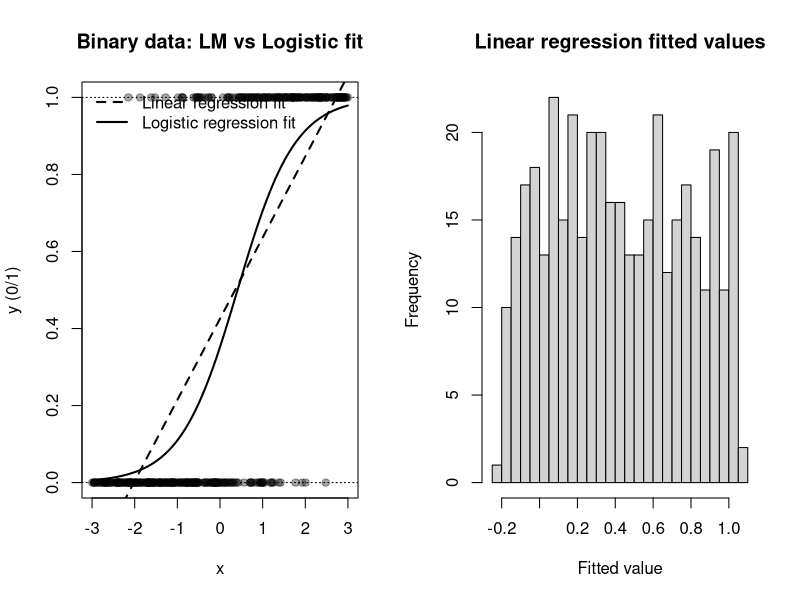
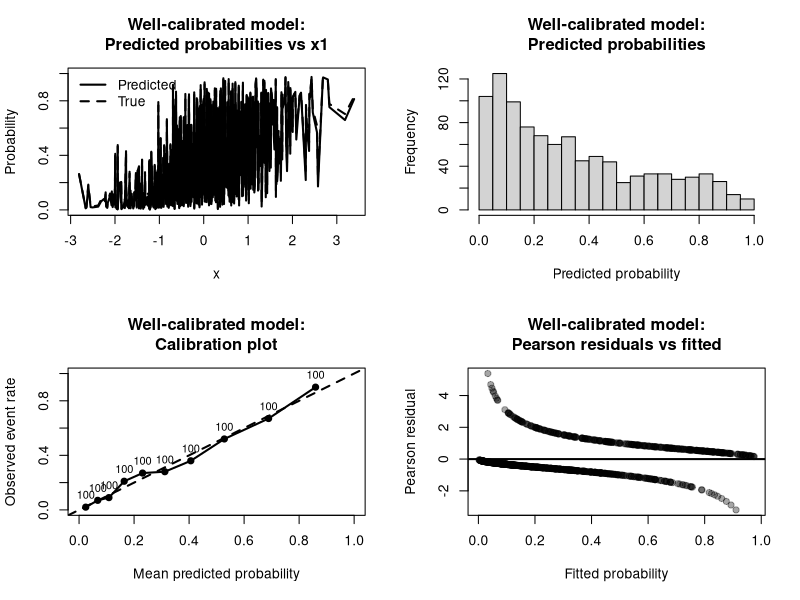
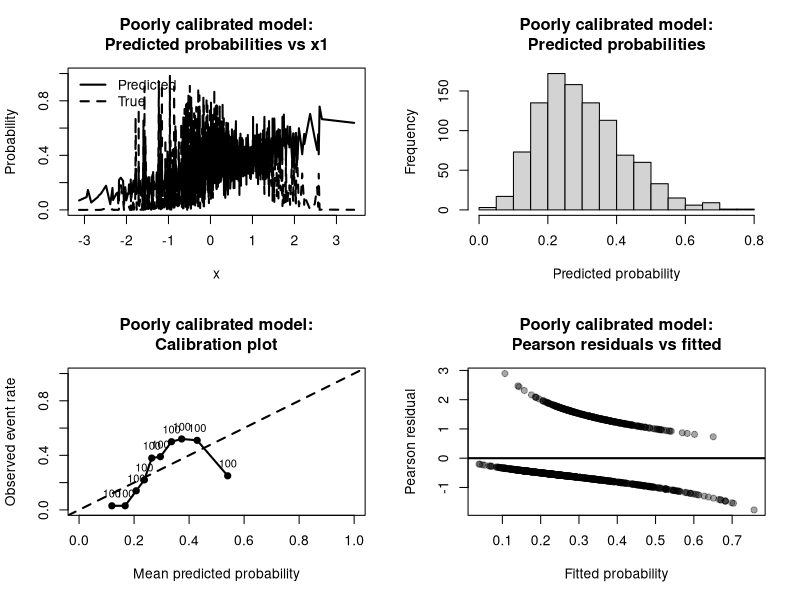
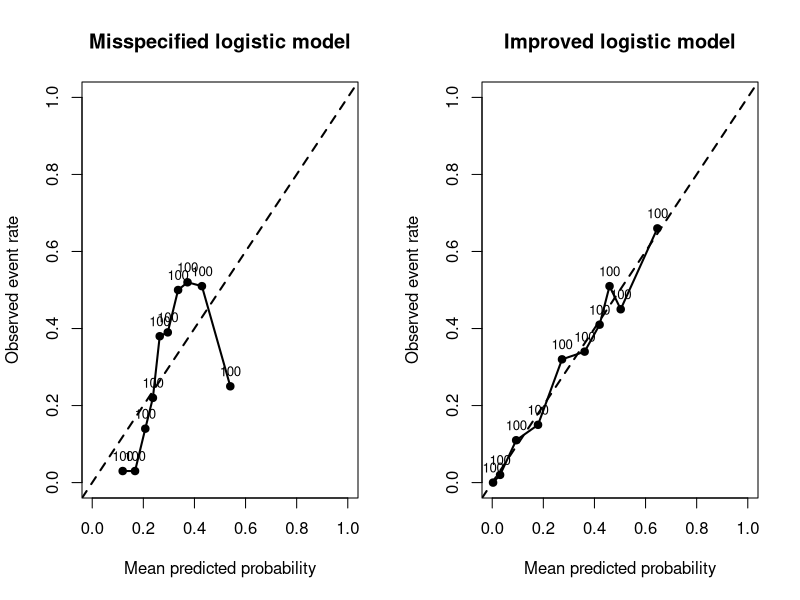

R code for these plots, in order:
## ============================================================
## SIMPLE LOGISTIC REGRESSION DEMO IN R USING FAKE DATA
##
## This script shows:
## 1. Why linear regression is not appropriate for binary data
## 2. A well-calibrated logistic regression example
## 3. A poorly calibrated logistic regression example
##
## Included plots:
## - scatterplots of binary data with fitted probabilities
## - calibration plots
## - histograms of predicted probabilities
##
## ============================================================

set.seed(123)

## ------------------------------------------------------------
## 0. Helper functions
## ------------------------------------------------------------

inv_logit <- function(x) {
  1 / (1 + exp(-x))
}

calibration_plot <- function(y, phat, n_bins = 10, main = "Calibration Plot") {
  # Bin by quantiles of predicted probability
  probs <- seq(0, 1, length.out = n_bins + 1)
  breaks <- quantile(phat, probs = probs, na.rm = TRUE)
  breaks <- unique(breaks)
  
  # If too few unique breakpoints, fall back to equally spaced bins
  if (length(breaks) < 3) {
    breaks <- seq(min(phat), max(phat), length.out = n_bins + 1)
  }
  
  bin <- cut(phat, breaks = breaks, include.lowest = TRUE)
  
  mean_pred <- tapply(phat, bin, mean)
  obs_rate  <- tapply(y, bin, mean)
  counts    <- tapply(y, bin, length)
  
  plot(mean_pred, obs_rate,
       xlim = c(0, 1), ylim = c(0, 1),
       pch = 19,
       xlab = "Mean predicted probability",
       ylab = "Observed event rate",
       main = main)
  
  abline(0, 1, lwd = 2, lty = 2)   # ideal calibration
  lines(mean_pred, obs_rate, lwd = 2)
  
  text(mean_pred, obs_rate, labels = counts, pos = 3, cex = 0.8)
  
  invisible(data.frame(
    mean_pred = mean_pred,
    obs_rate = obs_rate,
    n = counts
  ))
}

classification_scatter <- function(x, y, phat_lm, phat_glm, main = "") {
  plot(x, y,
       pch = 19, col = rgb(0, 0, 0, 0.35),
       xlab = "x", ylab = "y (0/1)",
       main = main)
  
  ord <- order(x)
  lines(x[ord], phat_lm[ord], lwd = 2, lty = 2)
  lines(x[ord], phat_glm[ord], lwd = 2)
  
  abline(h = 0, lty = 3)
  abline(h = 1, lty = 3)
  
  legend("topleft",
         legend = c("Linear regression fit", "Logistic regression fit"),
         lty = c(2, 1), lwd = 2, bty = "n")
}

probability_plot <- function(x, phat, true_p = NULL, main = "Predicted probabilities") {
  ord <- order(x)
  plot(x[ord], phat[ord],
       type = "l", lwd = 2,
       ylim = c(0, 1),
       xlab = "x", ylab = "Probability",
       main = main)
  
  if (!is.null(true_p)) {
    lines(x[ord], true_p[ord], lwd = 2, lty = 2)
    legend("topleft",
           legend = c("Predicted", "True"),
           lty = c(1, 2), lwd = 2, bty = "n")
  }
}

## ------------------------------------------------------------
## 1. Comparison of linear regression to logistic regression
##    on binary data
## ------------------------------------------------------------

n <- 400
x <- runif(n, -3, 3)

# True probability model
eta_true <- -0.5 + 1.4 * x
p_true <- inv_logit(eta_true)
y <- rbinom(n, size = 1, prob = p_true)

dat <- data.frame(x = x, y = y)

# Fit linear regression (incorrect model for binary data)
fit_lm <- lm(y ~ x, data = dat)

# Fit logistic regression (appropriate model)
fit_glm <- glm(y ~ x, family = binomial, data = dat)

# Predicted values
phat_lm <- predict(fit_lm)
phat_glm <- predict(fit_glm, type = "response")

cat("\n============================================================\n")
cat("1. Linear regression vs logistic regression on binary data\n")
cat("============================================================\n")
cat("\n--- Linear regression summary ---\n")
print(summary(fit_lm))

cat("\n--- Logistic regression summary ---\n")
print(summary(fit_glm))

cat("\nRange of linear regression fitted values:\n")
print(range(phat_lm))

cat("\nRange of logistic regression fitted probabilities:\n")
print(range(phat_glm))

par(mfrow = c(1, 2))

classification_scatter(
  x, y,
  phat_lm = phat_lm,
  phat_glm = phat_glm,
  main = "Binary data: LM vs Logistic fit"
)

hist(phat_lm,
     breaks = 20,
     main = "Linear regression fitted values",
     xlab = "Fitted value")

par(mfrow = c(1, 1))

cat("\nInterpretation:\n")
cat("* Linear regression can produce fitted values below 0 or above 1.\n")
cat("* Logistic regression keeps fitted probabilities in [0, 1].\n")
cat("* Logistic regression also captures the nonlinear mean pattern implied by binary data.\n")

## ------------------------------------------------------------
## 2. Well-calibrated logistic regression example
## ------------------------------------------------------------

# Simulate a fresh dataset from the same model we will fit
n2 <- 1000
x1 <- rnorm(n2)
x2 <- rnorm(n2)

eta_well <- -0.8 + 1.0 * x1 - 1.2 * x2
p_well <- inv_logit(eta_well)
y_well <- rbinom(n2, size = 1, prob = p_well)

dat_well <- data.frame(y = y_well, x1 = x1, x2 = x2)

# Fit the correct logistic model
fit_well <- glm(y ~ x1 + x2, family = binomial, data = dat_well)
phat_well <- predict(fit_well, type = "response")

cat("\n============================================================\n")
cat("2. Well-calibrated logistic regression example\n")
cat("============================================================\n")
cat("\n--- Well-calibrated model summary ---\n")
print(summary(fit_well))

par(mfrow = c(2, 2))

# Predicted probabilities vs x1
probability_plot(
  x = dat_well$x1,
  phat = phat_well,
  true_p = p_well,
  main = "Well-calibrated model:\nPredicted probabilities vs x1"
)

# Predicted probability histogram
hist(phat_well,
     breaks = 20,
     main = "Well-calibrated model:\nPredicted probabilities",
     xlab = "Predicted probability")

# Calibration plot
calibration_plot(
  y = dat_well$y,
  phat = phat_well,
  n_bins = 10,
  main = "Well-calibrated model:\nCalibration plot"
)

# Pearson residuals vs fitted
pearson_resid_well <- residuals(fit_well, type = "pearson")
plot(phat_well, pearson_resid_well,
     pch = 19, col = rgb(0, 0, 0, 0.35),
     xlab = "Fitted probability",
     ylab = "Pearson residual",
     main = "Well-calibrated model:\nPearson residuals vs fitted")
abline(h = 0, lwd = 2)

par(mfrow = c(1, 1))

cat("\nInterpretation:\n")
cat("* This model is well calibrated because the fitted model matches the true data-generating mechanism.\n")
cat("* The calibration plot should lie close to the 45-degree line.\n")
cat("* Predicted probabilities should track the true probabilities reasonably well.\n")

## ------------------------------------------------------------
## 3. Poorly calibrated logistic regression example
## ------------------------------------------------------------

# Simulate data from a more complex truth
n3 <- 1000
x1_bad <- rnorm(n3)
x2_bad <- rnorm(n3)

# True model includes nonlinearity and interaction
eta_bad_true <- -0.6 + 1.1 * x1_bad - 1.0 * x2_bad + 1.2 * (x1_bad * x2_bad) - 0.9 * (x1_bad^2)
p_bad_true <- inv_logit(eta_bad_true)
y_bad <- rbinom(n3, size = 1, prob = p_bad_true)

dat_bad <- data.frame(y = y_bad, x1 = x1_bad, x2 = x2_bad)

# Fit a misspecified model that omits the interaction and quadratic term
fit_bad <- glm(y ~ x1 + x2, family = binomial, data = dat_bad)
phat_bad <- predict(fit_bad, type = "response")

cat("\n============================================================\n")
cat("3. Poorly calibrated logistic regression example\n")
cat("============================================================\n")
cat("\n--- Poorly calibrated model summary ---\n")
print(summary(fit_bad))

par(mfrow = c(2, 2))

# Predicted probabilities vs x1
probability_plot(
  x = dat_bad$x1,
  phat = phat_bad,
  true_p = p_bad_true,
  main = "Poorly calibrated model:\nPredicted probabilities vs x1"
)

# Predicted probability histogram
hist(phat_bad,
     breaks = 20,
     main = "Poorly calibrated model:\nPredicted probabilities",
     xlab = "Predicted probability")

# Calibration plot
calibration_plot(
  y = dat_bad$y,
  phat = phat_bad,
  n_bins = 10,
  main = "Poorly calibrated model:\nCalibration plot"
)

# Pearson residuals vs fitted
pearson_resid_bad <- residuals(fit_bad, type = "pearson")
plot(phat_bad, pearson_resid_bad,
     pch = 19, col = rgb(0, 0, 0, 0.35),
     xlab = "Fitted probability",
     ylab = "Pearson residual",
     main = "Poorly calibrated model:\nPearson residuals vs fitted")
abline(h = 0, lwd = 2)

par(mfrow = c(1, 1))

cat("\nInterpretation:\n")
cat("* The fitted model is misspecified: it omits important nonlinear and interaction structure.\n")
cat("* Because of this, predicted probabilities are systematically off.\n")
cat("* The calibration plot will typically deviate from the 45-degree line.\n")
cat("* This illustrates that even logistic regression can be poorly calibrated if the mean structure is wrong.\n")

## ------------------------------------------------------------
## 4. Optional comparison: improve the poorly calibrated model
## ------------------------------------------------------------

fit_bad_fixed <- glm(y ~ x1 + x2 + I(x1^2) + x1:x2,
                     family = binomial, data = dat_bad)
phat_bad_fixed <- predict(fit_bad_fixed, type = "response")

par(mfrow = c(1, 2))

calibration_plot(
  y = dat_bad$y,
  phat = phat_bad,
  n_bins = 10,
  main = "Misspecified logistic model"
)

calibration_plot(
  y = dat_bad$y,
  phat = phat_bad_fixed,
  n_bins = 10,
  main = "Improved logistic model"
)

par(mfrow = c(1, 1))

cat("\nOptional comparison:\n")
cat("* Adding the missing quadratic and interaction terms should improve calibration.\n")
cat("* This reinforces that calibration depends on model specification, not just on using a logistic link.\n")

## ------------------------------------------------------------
## 5. Final teaching summary
## ------------------------------------------------------------

cat("\n============================================================\n")
cat("FINAL TEACHING SUMMARY\n")
cat("============================================================\n")
cat("1. Linear regression is not appropriate for binary responses because fitted values can fall outside [0,1].\n")
cat("2. Logistic regression models probabilities through the logit link and keeps fitted values in [0,1].\n")
cat("3. A well-calibrated logistic model produces predicted probabilities that agree with observed event frequencies.\n")
cat("4. Calibration plots compare predicted risk to observed event rates.\n")
cat("5. Logistic regression can still be poorly calibrated if the linear predictor is misspecified.\n")
cat("6. Predicted probability plots are useful for interpreting how risk changes with predictors.\n")
